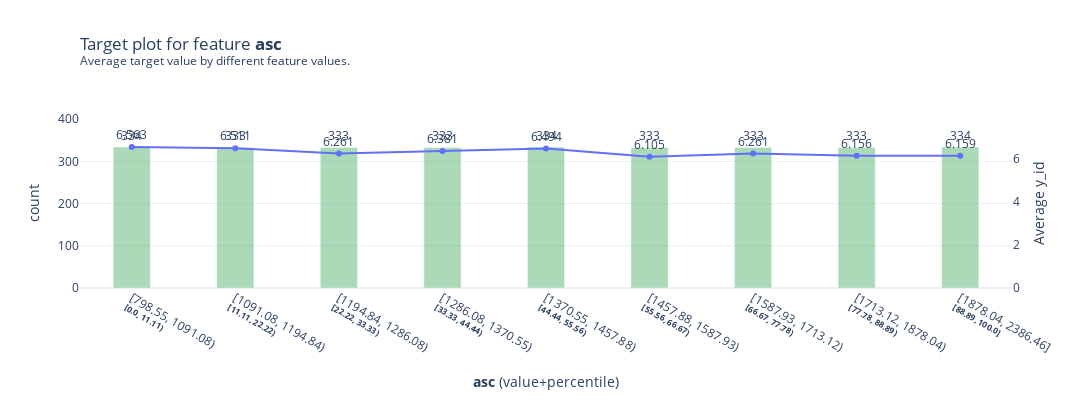

Notebook cell for this chart:
### Code cell
fig, axes, summary_df = target_asc.plot(
    which_classes=[1, 2],
    show_percentile=True,
    figsize=(1200, 400),
    ncols=2,
    plot_params={"gaps": {"outer_y": 0.05, "top": 0.1}},
    engine='plotly',
    template='plotly_white',
)
fig

### Figure 1 — Plotly figure (JSON) as saved in the notebook; plotly's stock layout.template omitted (floating-point values rounded to 4 significant figures)
{"data": [{"hovertemplate": "%{text}", "marker": {"color": "#5BB573", "opacity": 0.5}, "name": "count", "text": [334, 333, 333, 333, 334, 333, 333, 333, 334], "textposition": "outside", "type": "bar", "width": 0.36, "x": [0, 1, 2, 3, 4, 5, 6, 7, 8], "xaxis": "x", "y": [334, 333, 333, 333, 334, 333, 333, 333, 334], "yaxis": "y"}, {"hovertemplate": "%{text}", "line": {"color": "#636EFA"}, "marker": {"color": "#636EFA"}, "mode": "lines+markers+text", "name": "Average y_id", "text": ["6.563", "6.511", "6.261", "6.381", "6.494", "6.105", "6.261", "6.156", "6.159"], "textposition": "top center", "type": "scatter", "x": [0, 1, 2, 3, 4, 5, 6, 7, 8], "xaxis": "x", "y": [6.563, 6.511, 6.261, 6.381, 6.494, 6.105, 6.261, 6.156, 6.159], "yaxis": "y2"}], "layout": {"height": 400, "showlegend": false, "title": {"text": "Target plot for feature <b>asc</b> <br><sup>Average target value by different feature values.</sup>", "x": 0, "xref": "paper"}, "width": 1200, "xaxis": {"anchor": "y", "domain": [0, 1], "ticktext": ["[798.55, 1091.08)<br><sup><b>[0.0, 11.11)</b></sup>", "[1091.08, 1194.84)<br><sup><b>[11.11, 22.22)</b></sup>", "[1194.84, 1286.08)<br><sup><b>[22.22, 33.33)</b></sup>", "[1286.08, 1370.55)<br><sup><b>[33.33, 44.44)</b></sup>", "[1370.55, 1457.88)<br><sup><b>[44.44, 55.56)</b></sup>", "[1457.88, 1587.93)<br><sup><b>[55.56, 66.67)</b></sup>", "[1587.93, 1713.12)<br><sup><b>[66.67, 77.78)</b></sup>", "[1713.12, 1878.04)<br><sup><b>[77.78, 88.89)</b></sup>", "[1878.04, 2386.46]<br><sup><b>[88.89, 100.0]</b></sup>"], "tickvals": [0, 1, 2, 3, 4, 5, 6, 7, 8], "title": {"text": "<b>asc</b> (value+percentile)"}}, "yaxis": {"anchor": "x", "domain": [0, 0.9], "range": [0, 400.8], "title": {"text": "count"}}, "yaxis2": {"anchor": "x", "domain": [0, 0.9], "overlaying": "y", "range": [0, 7.875], "showgrid": false, "side": "right", "title": {"text": "Average y_id"}}}}
